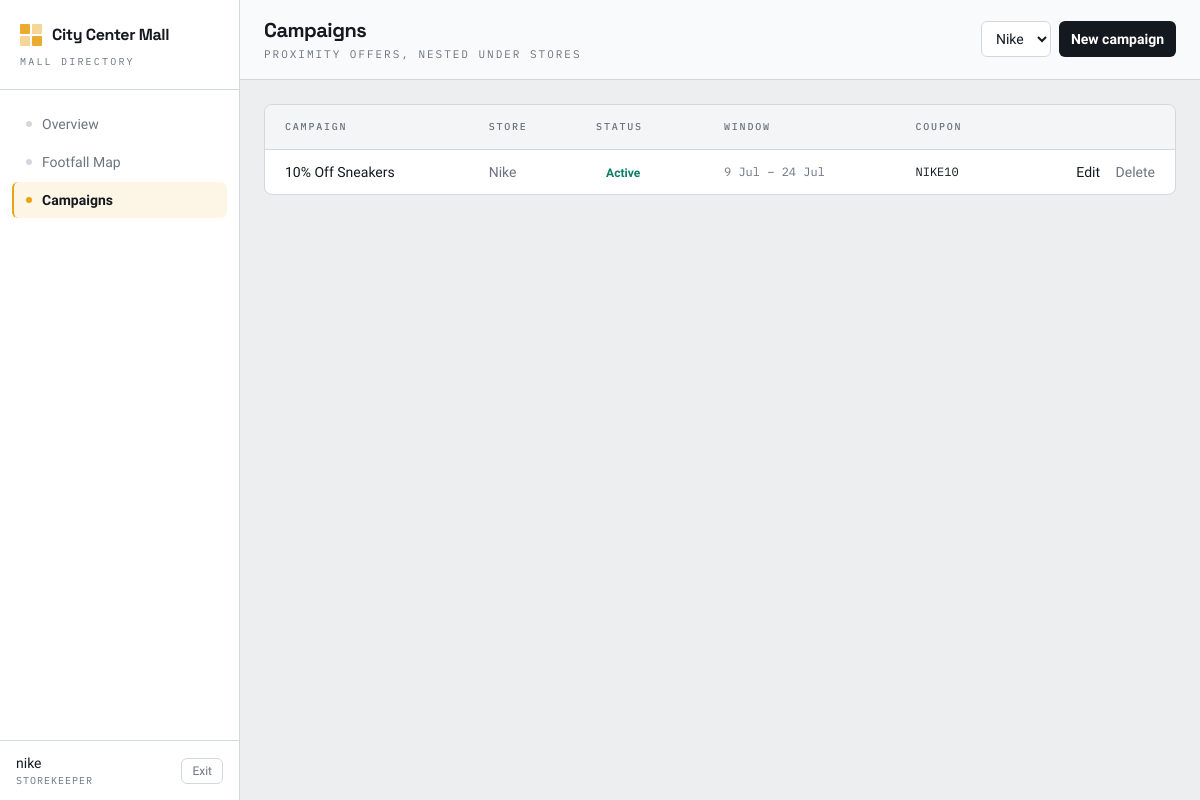
/campaigns/ (signed in), run on the app's committed database.
### core/models.py (models this page shows, shortened)
class Mall(models.Model):
    name = models.CharField(max_length=120)
    address = models.CharField(max_length=255, blank=True)

class Campaign(models.Model):
    DRAFT, ACTIVE, PAUSED, COMPLETED = 'draft', 'active', 'paused', 'completed'
    STATUSES = [(DRAFT, 'Draft'), (ACTIVE, 'Active'), (PAUSED, 'Paused'), (COMPLETED, 'Completed')]
    store = models.ForeignKey(Store, on_delete=models.CASCADE, related_name='campaigns')
    title = models.CharField(max_length=120)
    body = models.CharField(max_length=255)
    image = models.FileField(upload_to='campaigns/', blank=True)
    coupon = models.CharField(max_length=40, blank=True)
    discount = models.CharField(max_length=40, blank=True)
    starts_at = models.DateTimeField()
    ends_at = models.DateTimeField()
    status = models.CharField(max_length=10, choices=STATUSES, default=DRAFT)
    target_beacons = models.ManyToManyField(Beacon, related_name='campaigns', blank=True)
    created_at = models.DateTimeField(auto_now_add=True)
    updated_at = models.DateTimeField(auto_now=True)

class Store(models.Model):
    mall = models.ForeignKey(Mall, on_delete=models.CASCADE, related_name='stores')
    floor = models.ForeignKey(Floor, on_delete=models.CASCADE, related_name='stores')
    name = models.CharField(max_length=120)
    category = models.CharField(max_length=60)
    image = models.FileField(upload_to='stores/', blank=True)   # storefront photo for the app card
    tagline = models.CharField(max_length=80, blank=True)        # one-line hook under the name
    badge = models.CharField(max_length=16, blank=True)          # short chip, e.g. OFFER / NEW
    pos_x = models.IntegerField(default=0)  # label anchor — auto-set to shape centroid
    pos_y = models.IntegerField(default=0)
    shape = models.JSONField(null=True, blank=True)
    keeper = models.ForeignKey(settings.AUTH_USER_MODEL, null=True, blank=True,
                               on_delete=models.SET_NULL, related_name='stores')

### core/views.py (the view)
# urls.py: path('campaigns/', views.campaigns, name='campaigns'),
@login_required
@keeper_only
def campaigns(request):
    stores = visible_stores(request.user)
    rows = (Campaign.objects.filter(store__in=stores)
            .select_related('store').order_by('-updated_at'))
    return render(request, 'campaigns.html', {'campaigns': rows, 'stores': stores})

### core/context.py (called while the page is built)
def dashboard(request):
    if not request.user.is_authenticated:
        return {}
    mall = Mall.objects.first()
    return {
        'mall': mall,
        'nav_floors': Floor.objects.filter(mall=mall) if mall else [],
        'is_admin': request.user.is_superuser,
    }

### core/views.py (called while the page is built)
def keeper_only(view):
    @wraps(view)
    def wrapped(request, *args, **kwargs):
        if request.user.is_superuser:
            raise PermissionDenied
        return view(request, *args, **kwargs)
    return wrapped

def visible_stores(user):
    qs = Store.objects.select_related('floor', 'mall')
    return qs if user.is_superuser else qs.filter(keeper=user)

### core/templates/campaigns.html (shortened to what this page needs)
{% extends "base.html" %}
{% block heading %}Campaigns{% endblock %}
{% block subheading %}<p class="mt-0.5 font-mono text-[11px] uppercase tracking-[0.18em] text-muted">Proximity offers, nested under stores</p>{% endblock %}
{% block toolbar %}
  {% if stores %}
  <select id="store-pick" class="rounded-md border border-line bg-surface px-2.5 py-2 text-sm focus:border-signal focus:outline-none">
    {% for s in stores %}<option value="{{ s.id }}">{{ s.name }}</option>{% endfor %}
  </select>
  <button onclick="location.href='/stores/'+document.getElementById('store-pick').value+'/campaigns/new'"
          class="rounded-md bg-ink px-3 py-2 text-sm font-600 text-white hover:bg-black transition">New campaign</button>
  {% endif %}
{% endblock %}
{% block content %}
<div class="overflow-hidden rounded-lg border border-line bg-surface">
  <table class="w-full text-sm">
    <thead class="border-b border-line bg-paper/60 font-mono text-[10px] uppercase tracking-[0.18em] text-muted">
      <tr>
        <th class="px-5 py-3 text-left font-500">Campaign</th>
        <th class="px-5 py-3 text-left font-500">Store</th>
        <th class="px-5 py-3 text-left font-500">Status</th>
        <th class="px-5 py-3 text-left font-500">Window</th>
        <th class="px-5 py-3 text-left font-500">Coupon</th>
        <th class="px-5 py-3"></th>
      </tr>
    </thead>
    <tbody>
      {% for c in campaigns %}
      <tr class="border-b border-line last:border-0 hover:bg-paper/50">
        <td class="px-5 py-3 font-500">{{ c.title }}</td>
        <td class="px-5 py-3 text-muted">{{ c.store.name }}</td>
        <td class="px-5 py-3">
          {% if c.status == 'active' %}<span class="rounded-full bg-active/12 px-2.5 py-1 text-xs font-600 text-active">Active</span>
          {% elif c.status == 'paused' %}<span class="rounded-full bg-signal/15 px-2.5 py-1 text-xs font-600 text-ink">Paused</span>
          {% elif c.status == 'completed' %}<span class="rounded-full bg-line px-2.5 py-1 text-xs font-600 text-muted">Completed</span>
          {% else %}<span class="rounded-full border border-line px-2.5 py-1 text-xs font-600 text-muted">Draft</span>{% endif %}
        </td>
        <td class="px-5 py-3 font-mono text-xs text-muted">{{ c.starts_at|date:"j M" }} – {{ c.ends_at|date:"j M" }}</td>
        <td class="px-5 py-3 font-mono text-xs">{{ c.coupon|default:"—" }}</td>
        <td class="px-5 py-3 text-right whitespace-nowrap">
          <a href="{% url 'campaign_edit' c.store_id c.id %}" class="text-sm font-500 text-ink hover:text-signal">Edit</a>
          <form method="post" action="{% url 'campaign_delete' c.store_id c.id %}" class="inline"
                onsubmit="return confirm('Delete “{{ c.title|escapejs }}”?')">{% csrf_token %}
            <button class="ml-3 text-sm text-muted hover:text-ink">Delete</button>
          </form>
        </td>
      </tr>
      {% empty %}
      <tr><td colspan="6" class="px-5 py-14 text-center">
        <p class="font-500">No campaigns yet.</p>
        <p class="mt-1 text-sm text-muted">Create one to fire a notification when a shopper passes the store's beacon.</p>
      </td></tr>
      {% endfor %}
    </tbody>
  </table>
</div>
{% endblock %}

### core/templates/base.html (shortened to what this page needs)
{% load static %}
<!doctype html>
<html lang="en">
<head>
  <script src="https://cdn.tailwindcss.com"></script>
</head>
<body class="bg-paper text-ink antialiased">
{% if user.is_authenticated %}
<div class="flex min-h-screen">
  <aside class="hidden md:flex w-60 shrink-0 flex-col border-r border-line bg-surface">
    <div class="px-5 pt-6 pb-5 border-b border-line">
      <div class="flex items-center gap-2.5 text-signal">
        <span class="mark"><i></i><i></i><i></i><i></i></span>
        <span class="font-display font-700 tracking-tight text-ink leading-none">
          {{ mall.name|default:"Directory" }}
        </span>
      </div>
      <p class="mt-2 font-mono text-[10px] uppercase tracking-[0.22em] text-muted">Mall Directory</p>
    </div>
    {% with url=request.resolver_match.url_name %}
    <nav class="flex-1 px-3 py-4 space-y-0.5 text-sm">
      {% include "_navitem.html" with cur=url want="dashboard" target="dashboard" label="Overview" %}
      {% include "_navitem.html" with cur=url want="heatmap" target="heatmap" label="Footfall Map" %}
      {% if not is_admin %}
        {% include "_navitem.html" with cur=url want="campaigns" target="campaigns" label="Campaigns" %}
      {% endif %}
    </nav>
    {% endwith %}
    <div class="border-t border-line px-4 py-3 flex items-center justify-between">
      <div class="min-w-0">
        <p class="truncate font-500 text-sm">{{ user.username }}</p>
        <p class="font-mono text-[10px] uppercase tracking-widest text-muted">
          {% if is_admin %}Super Admin{% else %}Storekeeper{% endif %}
        </p>
      </div>
      <form method="post" action="{% url 'logout' %}">{% csrf_token %}
        <button class="rounded-md border border-line px-2.5 py-1 text-xs text-muted hover:text-ink hover:border-ink transition">Exit</button>
      </form>
    </div>
  </aside>
  <main class="flex-1 min-w-0">
    <header class="flex items-center gap-4 border-b border-line bg-surface/70 px-6 py-4 backdrop-blur">
      <div class="min-w-0">
        <h1 class="font-display text-xl font-700 tracking-tight truncate">{% block heading %}{% endblock %}</h1>
        {% block subheading %}{% endblock %}
      </div>
      <div class="ml-auto flex items-center gap-2">{% block toolbar %}{% endblock %}</div>
    </header>
    <div class="p-6">{% block content %}{% endblock %}</div>
  </main>
</div>
{% else %}
  {% block content_anon %}{% endblock %}
{% endif %}
</body>
</html>

### core/templates/base.html (style rules this page uses)
body { font-family: "Hanken Grotesk", sans-serif; }
.mark { display:grid; grid-template-columns:1fr 1fr; grid-template-rows:1fr 1fr; gap:2px; width:22px; height:22px; }
.mark i { background: currentColor; border-radius:1px; }
.mark i:nth-child(1),.mark i:nth-child(4) { opacity:.9 }
.mark i:nth-child(2),.mark i:nth-child(3) { opacity:.45 }

### data on the page
Mall: name "City Center Mall"
Campaign: title "10% Off Sneakers", store.name "Nike", status "Active", starts_at "9 Jul", ends_at "24 Jul", coupon "NIKE10"

### other printed values
{{ label }} "Overview Footfall Map"
{{ label }} "Campaigns"
{{ user.username }} "nike"
form field value "Nike"
